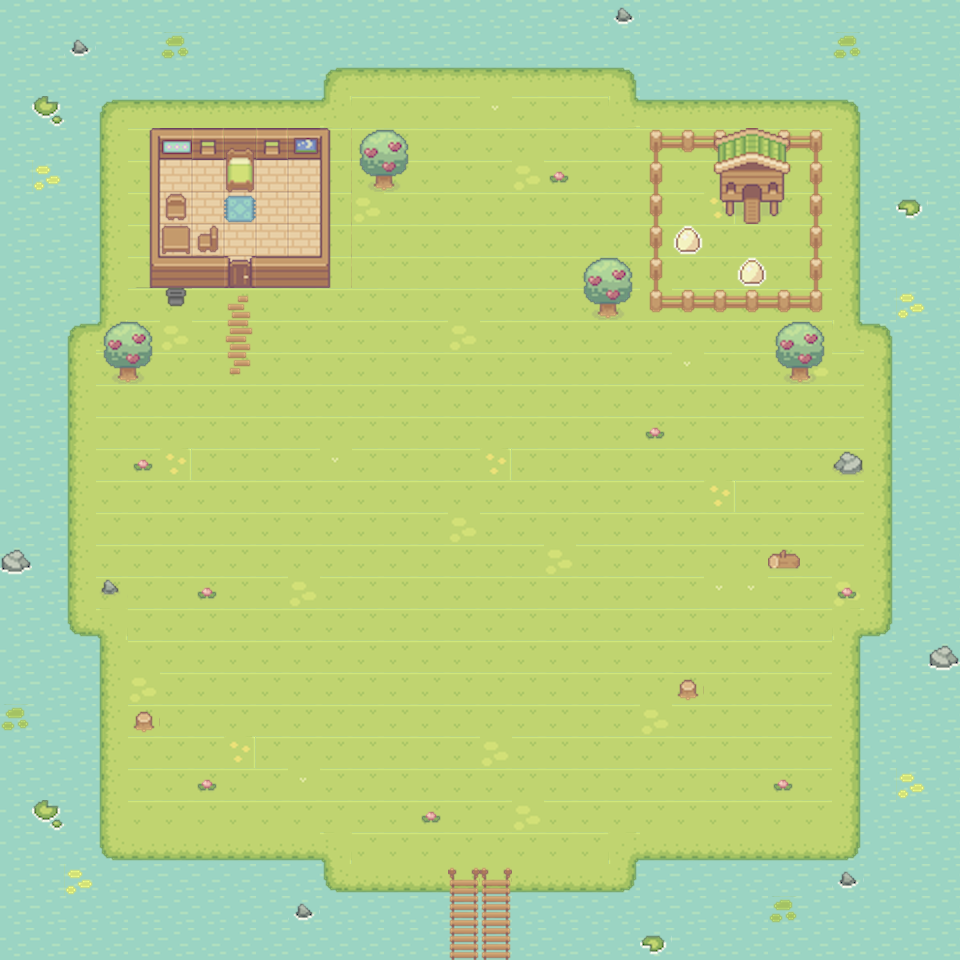

A 2D game scene composited from a Tiled map and its tileset images. What follows is a short description and the map's XML, with each tile layer's data collapsed to a summary:
An orthogonal 30x30 tile map with 32x32 px tiles, 4 tile layers (water, grass, deco, deco2), 12 tilesets.

<map version="1.10" tiledversion="1.10.2" orientation="orthogonal" renderorder="right-down" width="30" height="30" tilewidth="32" tileheight="32" infinite="0" nextlayerid="5" nextobjectid="1">
 <tileset firstgid="1" name="Grass" tilewidth="32" tileheight="32" tilecount="77" columns="11">
  <image source="assets/Grass.png" width="352" height="224" />
 </tileset>
 <tileset firstgid="78" name="Wood_Bridge" tilewidth="32" tileheight="32" tilecount="15" columns="5">
  <image source="assets/Wood_Bridge.png" width="160" height="96" />
 </tileset>
 <tileset firstgid="93" name="Wooden House" tilewidth="32" tileheight="32" tilecount="35" columns="7">
  <image source="assets/Wooden House.png" width="224" height="160" />
 </tileset>
 <tileset firstgid="128" name="Water" tilewidth="32" tileheight="32" tilecount="4" columns="4">
  <image source="assets/Water.png" width="128" height="32" />
 </tileset>
 <tileset firstgid="132" name="Paths" tilewidth="32" tileheight="32" tilecount="16" columns="4">
  <image source="assets/Paths.png" width="128" height="128" />
 </tileset>
 <tileset firstgid="148" name="TopDownHouse_FurnitureState2" tilewidth="32" tileheight="32" tilecount="234" columns="13">
  <image source="assets/TopDownHouse_FurnitureState2.png" width="416" height="576" />
 </tileset>
 <tileset firstgid="382" name="Basic_Furniture" tilewidth="32" tileheight="32" tilecount="54" columns="9">
  <image source="assets/Basic_Furniture.png" width="288" height="192" />
 </tileset>
 <tileset firstgid="436" name="Egg_item" tilewidth="32" tileheight="32" tilecount="1" columns="1">
  <image source="assets/Egg_item.png" width="32" height="32" />
 </tileset>
 <tileset firstgid="437" name="Free_Chicken_House" tilewidth="32" tileheight="32" tilecount="9" columns="3">
  <image source="assets/Free_Chicken_House.png" width="96" height="96" />
 </tileset>
 <tileset firstgid="446" name="Fences" tilewidth="32" tileheight="32" tilecount="16" columns="4">
  <image source="assets/Fences.png" width="128" height="128" />
 </tileset>
 <tileset firstgid="462" name="Basic_Grass_Biom_things" tilewidth="32" tileheight="32" tilecount="45" columns="9">
  <image source="assets/Basic_Grass_Biom_things.png" width="288" height="160" />
 </tileset>
 <tileset firstgid="507" name="Basic_Plants" tilewidth="32" tileheight="32" tilecount="12" columns="6">
  <image source="assets/Basic_Plants.png" width="192" height="64" />
 </tileset>
 <layer id="1" name="water" width="30" height="30">
  <data>[900 cells, 900 non-empty, 4 distinct tile ids]</data>
 </layer>
 <layer id="2" name="grass" width="30" height="30">
  <data>[900 cells, 624 non-empty, 19 distinct tile ids]</data>
 </layer>
 <layer id="3" name="deco" width="30" height="30">
  <data>[900 cells, 80 non-empty, 25 distinct tile ids]</data>
 </layer>
 <layer id="4" name="deco2" width="30" height="30">
  <data>[900 cells, 43 non-empty, 29 distinct tile ids]</data>
 </layer>
</map>